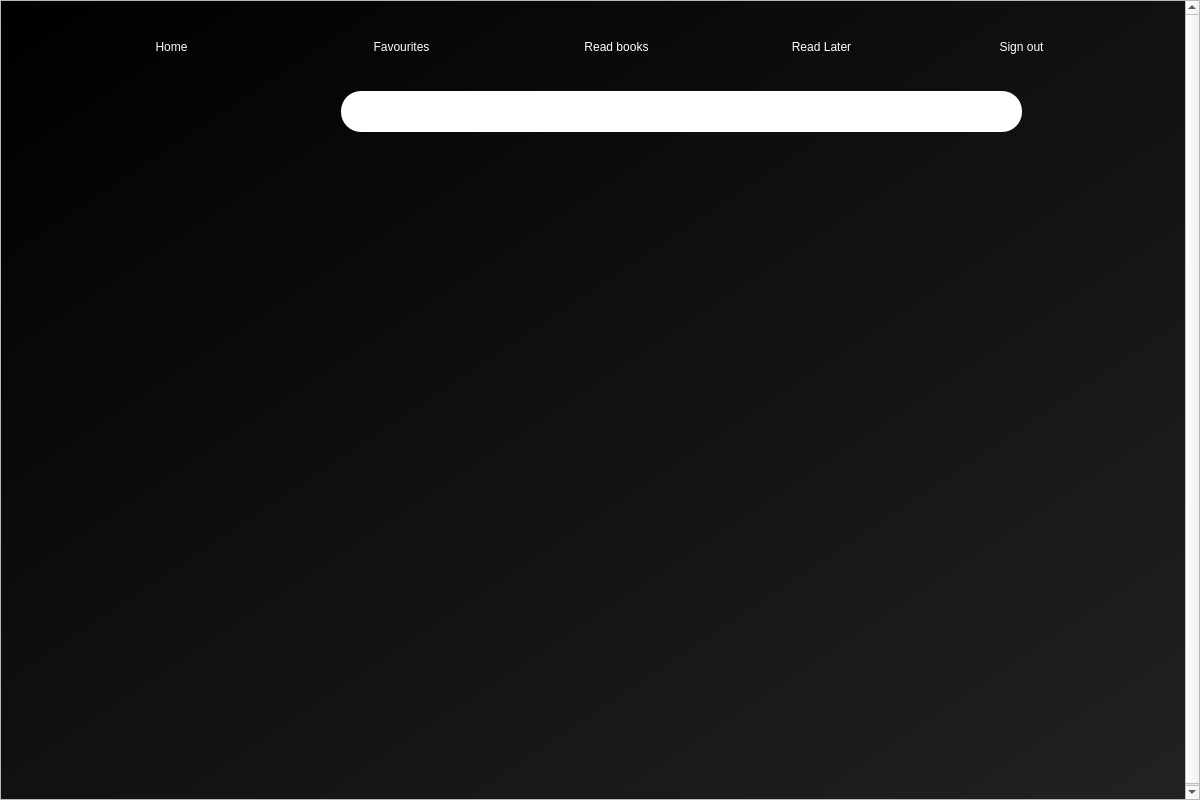
<?xml version="1.0" encoding="UTF-8"?>
<ui version="4.0">
 <class>Dialog</class>
 <widget class="QDialog" name="Dialog">
  <property name="geometry">
   <rect>
    <x>0</x>
    <y>0</y>
    <width>1200</width>
    <height>800</height>
   </rect>
  </property>
  <property name="windowTitle">
   <string>Search</string>
  </property>
  <property name="windowIcon">
   <iconset>
    <normaloff>../images/wiki_icon.png</normaloff>../images/wiki_icon.png</iconset>
  </property>
  <widget class="QScrollArea" name="scrollArea">
   <property name="geometry">
    <rect>
     <x>0</x>
     <y>0</y>
     <width>1200</width>
     <height>800</height>
    </rect>
   </property>
   <property name="horizontalScrollBarPolicy">
    <enum>Qt::ScrollBarAlwaysOff</enum>
   </property>
   <property name="widgetResizable">
    <bool>false</bool>
   </property>
   <widget class="QWidget" name="scrollAreaWidgetContents">
    <property name="geometry">
     <rect>
      <x>0</x>
      <y>0</y>
      <width>1198</width>
      <height>800</height>
     </rect>
    </property>
    <widget class="QWidget" name="bgwidget" native="true">
     <property name="geometry">
      <rect>
       <x>0</x>
       <y>0</y>
       <width>1200</width>
       <height>800</height>
      </rect>
     </property>
     <property name="styleSheet">
      <string notr="true">QWidget#bgwidget{
background-color: rgb(18, 18, 18);
background-color: qlineargradient(spread:pad, x1:0, y1:0, x2:1, y2:1, stop:0 rgba(0, 0, 0, 255), stop:1 rgba(34, 34, 34, 255));}
</string>
     </property>
     <widget class="QWidget" name="search_widget" native="true">
      <property name="geometry">
       <rect>
        <x>340</x>
        <y>90</y>
        <width>681</width>
        <height>41</height>
       </rect>
      </property>
      <property name="styleSheet">
       <string notr="true">background-color: white;

border-radius: 20px;</string>
      </property>
      <widget class="QLabel" name="search_icon_label">
       <property name="geometry">
        <rect>
         <x>641</x>
         <y>11</y>
         <width>18</width>
         <height>19</height>
        </rect>
       </property>
       <property name="text">
        <string/>
       </property>
       <property name="pixmap">
        <pixmap>../images/search_icon_red.png</pixmap>
       </property>
       <property name="scaledContents">
        <bool>true</bool>
       </property>
      </widget>
      <widget class="QLineEdit" name="search_line_edit">
       <property name="geometry">
        <rect>
         <x>25</x>
         <y>0</y>
         <width>591</width>
         <height>41</height>
        </rect>
       </property>
       <property name="styleSheet">
        <string notr="true">border: None;
font: 12pt &quot;MS Shell Dlg 2&quot;;

</string>
       </property>
      </widget>
      <widget class="QPushButton" name="search_button">
       <property name="geometry">
        <rect>
         <x>636</x>
         <y>6</y>
         <width>26</width>
         <height>28</height>
        </rect>
       </property>
       <property name="cursor">
        <cursorShape>PointingHandCursor</cursorShape>
       </property>
       <property name="styleSheet">
        <string notr="true">background-color: rgba(0, 0, 0, 0);</string>
       </property>
       <property name="text">
        <string/>
       </property>
      </widget>
     </widget>
     <widget class="QLabel" name="title_icon">
      <property name="geometry">
       <rect>
        <x>50</x>
        <y>85</y>
        <width>261</width>
        <height>41</height>
       </rect>
      </property>
      <property name="text">
       <string/>
      </property>
      <property name="pixmap">
       <pixmap>../images/wiki_font.png</pixmap>
      </property>
      <property name="scaledContents">
       <bool>true</bool>
      </property>
     </widget>
     <widget class="QPushButton" name="menu_home">
      <property name="geometry">
       <rect>
        <x>140</x>
        <y>30</y>
        <width>61</width>
        <height>31</height>
       </rect>
      </property>
      <property name="cursor">
       <cursorShape>PointingHandCursor</cursorShape>
      </property>
      <property name="styleSheet">
       <string notr="true">border-radius: 20px;
background-color: rgba(238, 2, 73, 0);
font: 12pt &quot;MS Shell Dlg 2&quot;;
color: rgb(255, 255, 255);</string>
      </property>
      <property name="text">
       <string>Home</string>
      </property>
     </widget>
     <widget class="QPushButton" name="menu_sign_out">
      <property name="geometry">
       <rect>
        <x>980</x>
        <y>30</y>
        <width>81</width>
        <height>31</height>
       </rect>
      </property>
      <property name="cursor">
       <cursorShape>PointingHandCursor</cursorShape>
      </property>
      <property name="styleSheet">
       <string notr="true">border-radius: 20px;
background-color: rgba(238, 2, 73, 0);
font: 12pt &quot;MS Shell Dlg 2&quot;;
color: rgb(255, 255, 255);</string>
      </property>
      <property name="text">
       <string>Sign out</string>
      </property>
     </widget>
     <widget class="QPushButton" name="menu_fav">
      <property name="geometry">
       <rect>
        <x>350</x>
        <y>30</y>
        <width>101</width>
        <height>31</height>
       </rect>
      </property>
      <property name="cursor">
       <cursorShape>PointingHandCursor</cursorShape>
      </property>
      <property name="styleSheet">
       <string notr="true">border-radius: 20px;
background-color: rgba(238, 2, 73, 0);
font: 12pt &quot;MS Shell Dlg 2&quot;;
color: rgb(255, 255, 255);</string>
      </property>
      <property name="text">
       <string>Favourites</string>
      </property>
     </widget>
     <widget class="QPushButton" name="menu_my_read">
      <property name="geometry">
       <rect>
        <x>560</x>
        <y>30</y>
        <width>111</width>
        <height>31</height>
       </rect>
      </property>
      <property name="cursor">
       <cursorShape>PointingHandCursor</cursorShape>
      </property>
      <property name="styleSheet">
       <string notr="true">border-radius: 20px;
background-color: rgba(238, 2, 73, 0);
font: 12pt &quot;MS Shell Dlg 2&quot;;
color: rgb(255, 255, 255);</string>
      </property>
      <property name="text">
       <string>Read books</string>
      </property>
     </widget>
     <widget class="QPushButton" name="menu_read_list">
      <property name="geometry">
       <rect>
        <x>770</x>
        <y>30</y>
        <width>101</width>
        <height>31</height>
       </rect>
      </property>
      <property name="cursor">
       <cursorShape>PointingHandCursor</cursorShape>
      </property>
      <property name="styleSheet">
       <string notr="true">border-radius: 20px;
background-color: rgba(238, 2, 73, 0);
font: 12pt &quot;MS Shell Dlg 2&quot;;
color: rgb(255, 255, 255);</string>
      </property>
      <property name="text">
       <string>Read Later</string>
      </property>
     </widget>
    </widget>
   </widget>
  </widget>
 </widget>
 <resources/>
 <connections/>
</ui>
